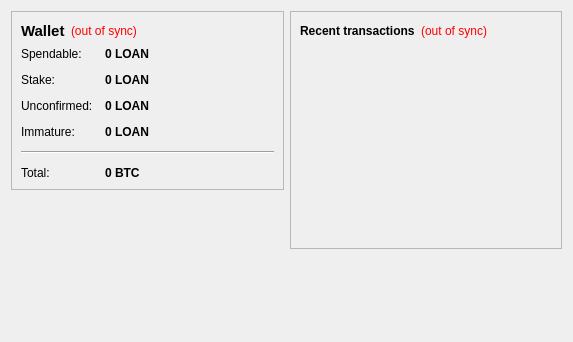
<?xml version="1.0" encoding="UTF-8"?>
<ui version="4.0">
 <class>OverviewPage</class>
 <widget class="QWidget" name="OverviewPage">
  <property name="geometry">
   <rect>
    <x>0</x>
    <y>0</y>
    <width>573</width>
    <height>342</height>
   </rect>
  </property>
  <property name="windowTitle">
   <string>Form</string>
  </property>
  <layout class="QHBoxLayout" name="horizontalLayout" stretch="1,1">
   <item>
    <layout class="QVBoxLayout" name="verticalLayout_2">
     <item>
      <widget class="QFrame" name="frame">
       <property name="frameShape">
        <enum>QFrame::StyledPanel</enum>
       </property>
       <property name="frameShadow">
        <enum>QFrame::Raised</enum>
       </property>
       <layout class="QVBoxLayout" name="verticalLayout_4">
        <item>
         <layout class="QHBoxLayout" name="horizontalLayout_4">
          <item>
           <widget class="QLabel" name="label_5">
            <property name="font">
             <font>
              <pointsize>11</pointsize>
              <weight>75</weight>
              <bold>true</bold>
             </font>
            </property>
            <property name="text">
             <string>Wallet</string>
            </property>
           </widget>
          </item>
          <item>
           <widget class="QLabel" name="labelWalletStatus">
            <property name="toolTip">
             <string>The displayed information may be out of date. Your wallet automatically synchronizes with the Loancoin network after a connection is established, but this process has not completed yet.</string>
            </property>
            <property name="styleSheet">
             <string notr="true">QLabel { color: red; }</string>
            </property>
            <property name="text">
             <string notr="true">(out of sync)</string>
            </property>
            <property name="alignment">
             <set>Qt::AlignLeading|Qt::AlignLeft|Qt::AlignVCenter</set>
            </property>
           </widget>
          </item>
          <item>
           <spacer name="horizontalSpacer_2">
            <property name="orientation">
             <enum>Qt::Horizontal</enum>
            </property>
            <property name="sizeHint" stdset="0">
             <size>
              <width>40</width>
              <height>20</height>
             </size>
            </property>
           </spacer>
          </item>
         </layout>
        </item>
        <item>
         <layout class="QFormLayout" name="formLayout_2">
          <property name="fieldGrowthPolicy">
           <enum>QFormLayout::AllNonFixedFieldsGrow</enum>
          </property>
          <property name="horizontalSpacing">
           <number>12</number>
          </property>
          <property name="verticalSpacing">
           <number>12</number>
          </property>
          <item row="0" column="0">
           <widget class="QLabel" name="label">
            <property name="text">
             <string>Spendable:</string>
            </property>
           </widget>
          </item>
          <item row="0" column="1">
           <widget class="QLabel" name="labelBalance">
            <property name="font">
             <font>
              <weight>75</weight>
              <bold>true</bold>
             </font>
            </property>
            <property name="cursor">
             <cursorShape>IBeamCursor</cursorShape>
            </property>
            <property name="toolTip">
             <string>Your current spendable balance</string>
            </property>
            <property name="text">
             <string notr="true">0 LOAN</string>
            </property>
            <property name="textInteractionFlags">
             <set>Qt::LinksAccessibleByMouse|Qt::TextSelectableByKeyboard|Qt::TextSelectableByMouse</set>
            </property>
           </widget>
          </item>
          <item row="1" column="0">
           <widget class="QLabel" name="label_6">
            <property name="text">
             <string>Stake:</string>
            </property>
           </widget>
          </item>
          <item row="1" column="1">
           <widget class="QLabel" name="labelStake">
            <property name="font">
             <font>
              <weight>75</weight>
              <bold>true</bold>
             </font>
            </property>
            <property name="cursor">
             <cursorShape>IBeamCursor</cursorShape>
            </property>
            <property name="toolTip">
             <string>Total of coins that was staked, and do not yet count toward the current balance</string>
            </property>
            <property name="text">
             <string notr="true">0 LOAN</string>
            </property>
            <property name="textInteractionFlags">
             <set>Qt::LinksAccessibleByMouse|Qt::TextSelectableByKeyboard|Qt::TextSelectableByMouse</set>
            </property>
           </widget>
          </item>
          <item row="2" column="0">
           <widget class="QLabel" name="label_3">
            <property name="text">
             <string>Unconfirmed:</string>
            </property>
           </widget>
          </item>
          <item row="2" column="1">
           <widget class="QLabel" name="labelUnconfirmed">
            <property name="font">
             <font>
              <weight>75</weight>
              <bold>true</bold>
             </font>
            </property>
            <property name="cursor">
             <cursorShape>IBeamCursor</cursorShape>
            </property>
            <property name="toolTip">
             <string>Total of transactions that have yet to be confirmed, and do not yet count toward the current balance</string>
            </property>
            <property name="text">
             <string notr="true">0 LOAN</string>
            </property>
            <property name="textInteractionFlags">
             <set>Qt::LinksAccessibleByMouse|Qt::TextSelectableByKeyboard|Qt::TextSelectableByMouse</set>
            </property>
           </widget>
          </item>
          <item row="3" column="0">
           <widget class="QLabel" name="labelImmatureText">
            <property name="text">
             <string>Immature:</string>
            </property>
           </widget>
          </item>
          <item row="3" column="1">
           <widget class="QLabel" name="labelImmature">
            <property name="font">
             <font>
              <weight>75</weight>
              <bold>true</bold>
             </font>
            </property>
            <property name="toolTip">
             <string>Mined balance that has not yet matured</string>
            </property>
            <property name="text">
             <string notr="true">0 LOAN</string>
            </property>
            <property name="textInteractionFlags">
             <set>Qt::LinksAccessibleByMouse|Qt::TextSelectableByKeyboard|Qt::TextSelectableByMouse</set>
            </property>
           </widget>
          </item>
          <item row="4" column="0" colspan="2">
           <widget class="Line" name="line">
            <property name="orientation">
             <enum>Qt::Horizontal</enum>
            </property>
           </widget>
          </item>
          <item row="5" column="0">
           <widget class="QLabel" name="labelTotalText">
            <property name="text">
             <string>Total:</string>
            </property>
           </widget>
          </item>
          <item row="5" column="1">
           <widget class="QLabel" name="labelTotal">
            <property name="font">
             <font>
              <weight>75</weight>
              <bold>true</bold>
             </font>
            </property>
            <property name="cursor">
             <cursorShape>IBeamCursor</cursorShape>
            </property>
            <property name="toolTip">
             <string>Your current total balance</string>
            </property>
            <property name="text">
             <string notr="true">0 BTC</string>
            </property>
            <property name="textInteractionFlags">
             <set>Qt::LinksAccessibleByMouse|Qt::TextSelectableByKeyboard|Qt::TextSelectableByMouse</set>
            </property>
           </widget>
          </item>
         </layout>
        </item>
       </layout>
      </widget>
     </item>
     <item>
      <spacer name="verticalSpacer_3">
       <property name="orientation">
        <enum>Qt::Vertical</enum>
       </property>
       <property name="sizeHint" stdset="0">
        <size>
         <width>20</width>
         <height>40</height>
        </size>
       </property>
      </spacer>
     </item>
     <item>
      <widget class="QLabel" name="label_2">
       <property name="text">
        <string/>
       </property>
       <property name="pixmap">
        <pixmap resource="../bitcoin.qrc">:/images/backg</pixmap>
       </property>
       <property name="scaledContents">
        <bool>false</bool>
       </property>
       <property name="alignment">
        <set>Qt::AlignCenter</set>
       </property>
      </widget>
     </item>
     <item>
      <spacer name="verticalSpacer">
       <property name="orientation">
        <enum>Qt::Vertical</enum>
       </property>
       <property name="sizeHint" stdset="0">
        <size>
         <width>20</width>
         <height>40</height>
        </size>
       </property>
      </spacer>
     </item>
    </layout>
   </item>
   <item>
    <layout class="QVBoxLayout" name="verticalLayout_3">
     <item>
      <widget class="QFrame" name="frame_2">
       <property name="frameShape">
        <enum>QFrame::StyledPanel</enum>
       </property>
       <property name="frameShadow">
        <enum>QFrame::Raised</enum>
       </property>
       <layout class="QVBoxLayout" name="verticalLayout">
        <item>
         <layout class="QHBoxLayout" name="horizontalLayout_2">
          <item>
           <widget class="QLabel" name="label_4">
            <property name="text">
             <string>&lt;b&gt;Recent transactions&lt;/b&gt;</string>
            </property>
           </widget>
          </item>
          <item>
           <widget class="QLabel" name="labelTransactionsStatus">
            <property name="toolTip">
             <string>The displayed information may be out of date. Your wallet automatically synchronizes with the Loancoin network after a connection is established, but this process has not completed yet.</string>
            </property>
            <property name="styleSheet">
             <string notr="true">QLabel { color: red; }</string>
            </property>
            <property name="text">
             <string notr="true">(out of sync)</string>
            </property>
            <property name="alignment">
             <set>Qt::AlignRight|Qt::AlignTrailing|Qt::AlignVCenter</set>
            </property>
           </widget>
          </item>
          <item>
           <spacer name="horizontalSpacer">
            <property name="orientation">
             <enum>Qt::Horizontal</enum>
            </property>
            <property name="sizeHint" stdset="0">
             <size>
              <width>40</width>
              <height>20</height>
             </size>
            </property>
           </spacer>
          </item>
         </layout>
        </item>
        <item>
         <widget class="QListView" name="listTransactions">
          <property name="styleSheet">
           <string notr="true">QListView { background: transparent; }</string>
          </property>
          <property name="frameShape">
           <enum>QFrame::NoFrame</enum>
          </property>
          <property name="verticalScrollBarPolicy">
           <enum>Qt::ScrollBarAlwaysOff</enum>
          </property>
          <property name="horizontalScrollBarPolicy">
           <enum>Qt::ScrollBarAlwaysOff</enum>
          </property>
          <property name="selectionMode">
           <enum>QAbstractItemView::NoSelection</enum>
          </property>
         </widget>
        </item>
       </layout>
      </widget>
     </item>
     <item>
      <spacer name="verticalSpacer_2">
       <property name="orientation">
        <enum>Qt::Vertical</enum>
       </property>
       <property name="sizeHint" stdset="0">
        <size>
         <width>20</width>
         <height>40</height>
        </size>
       </property>
      </spacer>
     </item>
    </layout>
   </item>
  </layout>
 </widget>
 <resources>
  <include location="../bitcoin.qrc"/>
 </resources>
 <connections/>
</ui>
